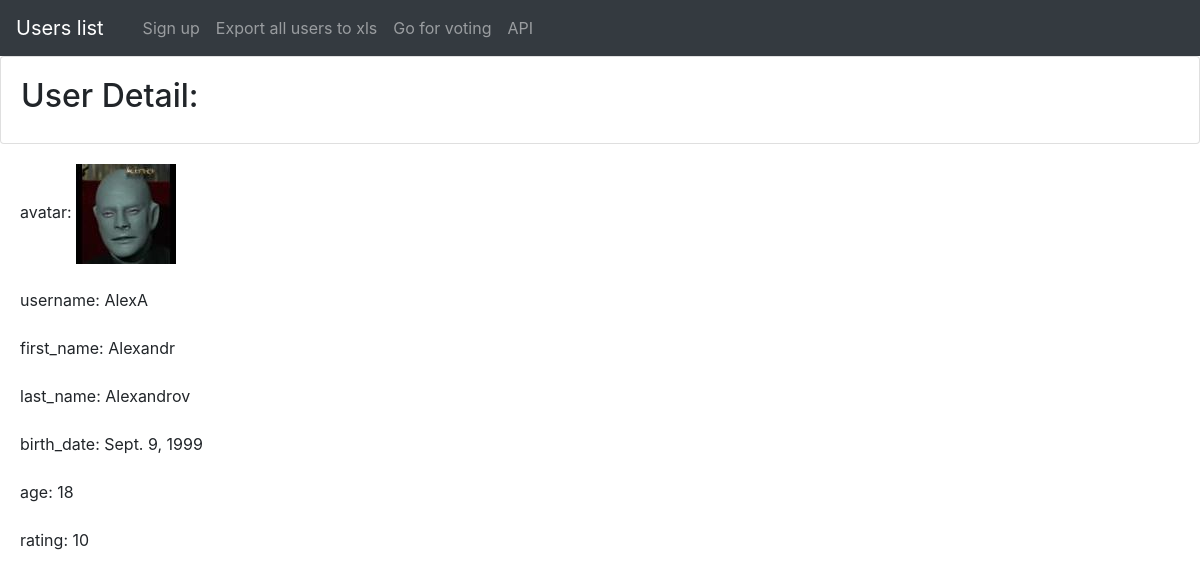
The app's page /user_detail/6/ with its own data.
### test_app/models.py (models this page shows)
class User(models.Model):
    username = models.CharField(max_length=150, verbose_name='username')
    first_name = models.CharField(max_length=150, verbose_name='first_name')
    last_name = models.CharField(max_length=150, verbose_name='last_name')
    avatar = models.ImageField(upload_to='users_image', verbose_name='avatar')
    birth_date = models.DateField(null=True, verbose_name='birth_date')
    rating = models.IntegerField(default=0, verbose_name='rating')

### test_app/views.py (the view)
# urls.py: url(r'^user_detail/(?P<pk>\d+)/$', UserDetail.as_view(), name='user_detail'),
class UserDetail(DetailView):
    model = User
    template_name = 'user_detail.html'
    def dispatch(self, request, *args, **kwargs):
        self.user = User.objects.get(pk=self.kwargs['pk'])
        return super(UserDetail, self).dispatch(request, *args, **kwargs)
    def get_context_data(self, **kwargs):
        context = super(UserDetail, self).get_context_data(**kwargs)
        context['age'] = ((date.today()).year - (self.user.birth_date).year)
        return context

### templates/user_detail.html (shortened to what this page needs)
{% extends 'base.html' %}
{% block caption %}User Detail:{% endblock %}
{% block content %}
    avatar: <img src="/media/{{ object.avatar }}" width="100px" height="100px"><br/><br/>
    username: {{ object.username }}<br/><br/>
    first_name: {{ object.first_name }}<br/><br/>
    last_name: {{ object.last_name }}<br/><br/>
    birth_date: {{ object.birth_date }}<br/><br/>
    age: {{ age }}<br/><br/>
    rating: {{ object.rating }}
{% endblock %}

### records on screen
User: avatar (picture), username "AlexA", first_name "Alexandr", last_name "Alexandrov", birth_date "Sept. 9, 1999", rating "10"

### other values on screen
{{ age }} "18"
